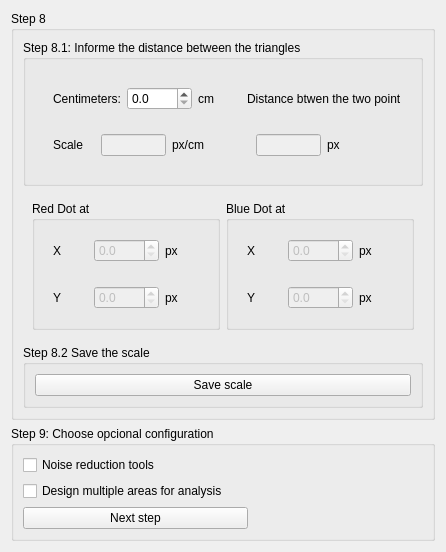
            <widget class="QWidget" name="tab_4">
             <attribute name="title">
              <string>Scale</string>
             </attribute>
             <layout class="QVBoxLayout" name="verticalLayout_13">
              <item>
               <widget class="QGroupBox" name="gbScale">
                <property name="title">
                 <string>Step 8</string>
                </property>
                <layout class="QVBoxLayout" name="verticalLayout_10">
                 <item>
                  <widget class="QGroupBox" name="groupBox_2">
                   <property name="minimumSize">
                    <size>
                     <width>0</width>
                     <height>100</height>
                    </size>
                   </property>
                   <property name="title">
                    <string>Step 8.1: Informe the distance between the triangles</string>
                   </property>
                   <layout class="QHBoxLayout" name="horizontalLayout_19">
                    <item>
                     <widget class="QWidget" name="widget_13" native="true">
                      <layout class="QVBoxLayout" name="verticalLayout_16">
                       <item>
                        <widget class="QWidget" name="widget_11" native="true">
                         <property name="minimumSize">
                          <size>
                           <width>0</width>
                           <height>40</height>
                          </size>
                         </property>
                         <layout class="QHBoxLayout" name="horizontalLayout_17">
                          <item>
                           <widget class="QLabel" name="label_61">
                            <property name="text">
                             <string>Centimeters:</string>
                            </property>
                           </widget>
                          </item>
                          <item>
                           <widget class="QDoubleSpinBox" name="spinBoxScaleCm">
                            <property name="maximumSize">
                             <size>
                              <width>65</width>
                              <height>16777215</height>
                             </size>
                            </property>
                            <property name="decimals">
                             <number>1</number>
                            </property>
                            <property name="maximum">
                             <double>10000.000000000000000</double>
                            </property>
                            <property name="singleStep">
                             <double>0.500000000000000</double>
                            </property>
                           </widget>
                          </item>
                          <item>
                           <widget class="QLabel" name="label_5">
                            <property name="text">
                             <string>cm</string>
                            </property>
                           </widget>
                          </item>
                         </layout>
                         <zorder>label_61</zorder>
                         <zorder>label_5</zorder>
                         <zorder>spinBoxScaleCm</zorder>
                        </widget>
                       </item>
                       <item>
                        <widget class="QWidget" name="widget_12" native="true">
                         <property name="minimumSize">
                          <size>
                           <width>0</width>
                           <height>40</height>
                          </size>
                         </property>
                         <layout class="QHBoxLayout" name="horizontalLayout_14">
                          <item>
                           <widget class="QLabel" name="label_2">
                            <property name="text">
                             <string>Scale</string>
                            </property>
                           </widget>
                          </item>
                          <item>
                           <widget class="QLineEdit" name="leScala">
                            <property name="enabled">
                             <bool>false</bool>
                            </property>
                            <property name="maximumSize">
                             <size>
                              <width>65</width>
                              <height>16777215</height>
                             </size>
                            </property>
                            <property name="readOnly">
                             <bool>true</bool>
                            </property>
                           </widget>
                          </item>
                          <item>
                           <widget class="QLabel" name="label_3">
                            <property name="text">
                             <string>px/cm</string>
                            </property>
                           </widget>
                          </item>
                         </layout>
                        </widget>
                       </item>
                      </layout>
                     </widget>
                    </item>
                    <item>
                     <widget class="QWidget" name="widget_14" native="true">
                      <layout class="QVBoxLayout" name="verticalLayout_18">
                       <item>
                        <widget class="QLabel" name="label">
                         <property name="text">
                          <string>Distance btwen the two point</string>
                         </property>
                        </widget>
                       </item>
                       <item>
                        <widget class="QWidget" name="widget_15" native="true">
                         <layout class="QHBoxLayout" name="horizontalLayout_18">
                          <item>
                           <widget class="QLineEdit" name="lineEditScalePx">
                            <property name="enabled">
                             <bool>false</bool>
                            </property>
                            <property name="maximumSize">
                             <size>
                              <width>65</width>
                              <height>16777215</height>
                             </size>
                            </property>
                            <property name="readOnly">
                             <bool>false</bool>
                            </property>
                           </widget>
                          </item>
                          <item>
                           <widget class="QLabel" name="label_4">
                            <property name="text">
                             <string>px</string>
                            </property>
                           </widget>
                          </item>
                         </layout>
                        </widget>
                       </item>
                      </layout>
                     </widget>
                    </item>
                   </layout>
                  </widget>
                 </item>
                 <item>
                  <widget class="QWidget" name="widget_6" native="true">
                   <layout class="QHBoxLayout" name="horizontalLayout_4">
                    <item>
                     <widget class="QGroupBox" name="groupBox_22">
                      <property name="minimumSize">
                       <size>
                        <width>0</width>
                        <height>80</height>
                       </size>
                      </property>
                      <property name="title">
                       <string>Red Dot at</string>
                      </property>
                      <layout class="QVBoxLayout" name="verticalLayout_14">
                       <item>
                        <widget class="QWidget" name="widget_7" native="true">
                         <layout class="QHBoxLayout" name="horizontalLayout_6">
                          <item>
                           <widget class="QLabel" name="label_20">
                            <property name="text">
                             <string>X</string>
                            </property>
                           </widget>
                          </item>
                          <item>
                           <widget class="QDoubleSpinBox" name="sbScalP1X">
                            <property name="enabled">
                             <bool>false</bool>
                            </property>
                            <property name="maximumSize">
                             <size>
                              <width>65</width>
                              <height>16777215</height>
                             </size>
                            </property>
                            <property name="decimals">
                             <number>1</number>
                            </property>
                            <property name="maximum">
                             <double>10000.000000000000000</double>
                            </property>
                            <property name="singleStep">
                             <double>10.000000000000000</double>
                            </property>
                           </widget>
                          </item>
                          <item>
                           <widget class="QLabel" name="label_7">
                            <property name="text">
                             <string>px</string>
                            </property>
                           </widget>
                          </item>
                         </layout>
                        </widget>
                       </item>
                       <item>
                        <widget class="QWidget" name="widget_8" native="true">
                         <layout class="QHBoxLayout" name="horizontalLayout_9">
                          <item>
                           <widget class="QLabel" name="label_27">
                            <property name="text">
                             <string>Y</string>
                            </property>
                           </widget>
                          </item>
                          <item>
                           <widget class="QDoubleSpinBox" name="sbScalP1Y">
                            <property name="enabled">
                             <bool>false</bool>
                            </property>
                            <property name="maximumSize">
                             <size>
                              <width>65</width>
                              <height>16777215</height>
                             </size>
                            </property>
                            <property name="decimals">
                             <number>1</number>
                            </property>
                            <property name="maximum">
                             <double>10000.000000000000000</double>
                            </property>
                            <property name="singleStep">
                             <double>10.000000000000000</double>
                            </property>
                           </widget>
                          </item>
                          <item>
                           <widget class="QLabel" name="label_8">
                            <property name="text">
                             <string>px</string>
                            </property>
                           </widget>
                          </item>
                         </layout>
                        </widget>
                       </item>
                      </layout>
                     </widget>
                    </item>
                    <item>
                     <widget class="QGroupBox" name="groupBox_23">
                      <property name="title">
                       <string>Blue Dot at</string>
                      </property>
                      <layout class="QVBoxLayout" name="verticalLayout_15">
                       <item>
                        <widget class="QWidget" name="widget_9" native="true">
                         <layout class="QHBoxLayout" name="horizontalLayout_13">
                          <item>
                           <widget class="QLabel" name="label_63">
                            <property name="text">
                             <string>X</string>
                            </property>
                           </widget>
                          </item>
                          <item>
                           <widget class="QDoubleSpinBox" name="sbScalP2X">
                            <property name="enabled">
                             <bool>false</bool>
                            </property>
                            <property name="maximumSize">
                             <size>
                              <width>65</width>
                              <height>16777215</height>
                             </size>
                            </property>
                            <property name="decimals">
                             <number>1</number>
                            </property>
                            <property name="maximum">
                             <double>10000.000000000000000</double>
                            </property>
                            <property name="singleStep">
                             <double>10.000000000000000</double>
                            </property>
                           </widget>
                          </item>
                          <item>
                           <widget class="QLabel" name="label_6">
                            <property name="text">
                             <string>px</string>
                            </property>
                           </widget>
                          </item>
                         </layout>
                        </widget>
                       </item>
                       <item>
                        <widget class="QWidget" name="widget_10" native="true">
                         <layout class="QHBoxLayout" name="horizontalLayout_10">
                          <item>
                           <widget class="QLabel" name="label_62">
                            <property name="text">
                             <string>Y</string>
                            </property>
                           </widget>
                          </item>
                          <item>
                           <widget class="QDoubleSpinBox" name="sbScalP2Y">
                            <property name="enabled">
                             <bool>false</bool>
                            </property>
                            <property name="maximumSize">
                             <size>
                              <width>65</width>
                              <height>16777215</height>
                             </size>
                            </property>
                            <property name="decimals">
                             <number>1</number>
                            </property>
                            <property name="maximum">
                             <double>10000.000000000000000</double>
                            </property>
                            <property name="singleStep">
                             <double>10.000000000000000</double>
                            </property>
                           </widget>
                          </item>
                          <item>
                           <widget class="QLabel" name="label_9">
                            <property name="text">
                             <string>px</string>
                            </property>
                           </widget>
                          </item>
                         </layout>
                        </widget>
                       </item>
                      </layout>
                     </widget>
                    </item>
                   </layout>
                  </widget>
                 </item>
                 <item>
                  <widget class="QGroupBox" name="groupBox_11">
                   <property name="minimumSize">
                    <size>
                     <width>0</width>
                     <height>30</height>
                    </size>
                   </property>
                   <property name="title">
                    <string>Step 8.2 Save the scale</string>
                   </property>
                   <layout class="QVBoxLayout" name="verticalLayout_26">
                    <item>
                     <widget class="QPushButton" name="pbConfEscala">
                      <property name="text">
                       <string>Save scale</string>
                      </property>
                     </widget>
                    </item>
                   </layout>
                  </widget>
                 </item>
                </layout>
               </widget>
              </item>
              <item>
               <widget class="QGroupBox" name="gbOpcoes">
                <property name="title">
                 <string>Step 9: Choose opcional configuration</string>
                </property>
                <layout class="QVBoxLayout" name="verticalLayout">
                 <item>
                  <widget class="QCheckBox" name="cbNoise">
                   <property name="text">
                    <string>Noise reduction tools</string>
                   </property>
                  </widget>
                 </item>
                 <item>
                  <widget class="QCheckBox" name="cbArea">
                   <property name="text">
                    <string>Design multiple areas for analysis</string>
                   </property>
                  </widget>
                 </item>
                 <item>
                  <widget class="QPushButton" name="pbConfigureNioseArea">
                   <property name="maximumSize">
                    <size>
                     <width>225</width>
                     <height>16777215</height>
                    </size>
                   </property>
                   <property name="text">
                    <string>Next step</string>
                   </property>
                  </widget>
                 </item>
                </layout>
               </widget>
              </item>
             </layout>
            </widget>
